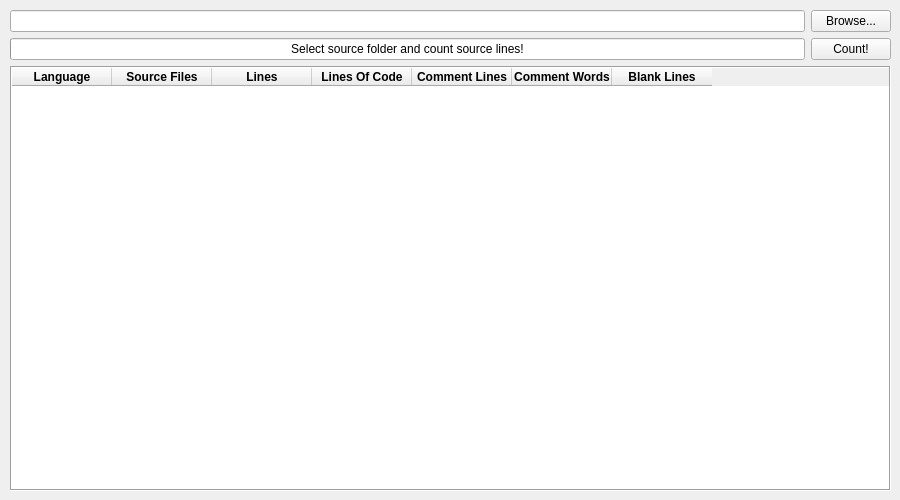
<?xml version="1.0" encoding="UTF-8"?>
<ui version="4.0">
 <class>MainWindow</class>
 <widget class="QMainWindow" name="MainWindow">
  <property name="windowModality">
   <enum>Qt::NonModal</enum>
  </property>
  <property name="geometry">
   <rect>
    <x>0</x>
    <y>0</y>
    <width>900</width>
    <height>500</height>
   </rect>
  </property>
  <property name="sizePolicy">
   <sizepolicy hsizetype="Preferred" vsizetype="Preferred">
    <horstretch>0</horstretch>
    <verstretch>0</verstretch>
   </sizepolicy>
  </property>
  <property name="maximumSize">
   <size>
    <width>99999</width>
    <height>99999</height>
   </size>
  </property>
  <property name="windowTitle">
   <string>Code Metrics</string>
  </property>
  <property name="autoFillBackground">
   <bool>false</bool>
  </property>
  <property name="animated">
   <bool>true</bool>
  </property>
  <property name="documentMode">
   <bool>false</bool>
  </property>
  <widget class="QWidget" name="centralWidget">
   <property name="sizePolicy">
    <sizepolicy hsizetype="Preferred" vsizetype="Preferred">
     <horstretch>0</horstretch>
     <verstretch>0</verstretch>
    </sizepolicy>
   </property>
   <widget class="QWidget" name="verticalLayoutWidget">
    <property name="geometry">
     <rect>
      <x>0</x>
      <y>0</y>
      <width>901</width>
      <height>501</height>
     </rect>
    </property>
    <layout class="QVBoxLayout" name="verticalLayout">
     <property name="sizeConstraint">
      <enum>QLayout::SetNoConstraint</enum>
     </property>
     <property name="leftMargin">
      <number>10</number>
     </property>
     <property name="topMargin">
      <number>10</number>
     </property>
     <property name="rightMargin">
      <number>10</number>
     </property>
     <property name="bottomMargin">
      <number>10</number>
     </property>
     <item>
      <layout class="QGridLayout" name="gridLayout">
       <item row="1" column="0">
        <widget class="QProgressBar" name="progressBar">
         <property name="value">
          <number>0</number>
         </property>
         <property name="alignment">
          <set>Qt::AlignCenter</set>
         </property>
         <property name="format">
          <string>Select source folder and count source lines!</string>
         </property>
        </widget>
       </item>
       <item row="1" column="1">
        <widget class="QPushButton" name="countButton">
         <property name="sizePolicy">
          <sizepolicy hsizetype="Minimum" vsizetype="Minimum">
           <horstretch>0</horstretch>
           <verstretch>0</verstretch>
          </sizepolicy>
         </property>
         <property name="text">
          <string>Count!</string>
         </property>
         <property name="autoDefault">
          <bool>true</bool>
         </property>
         <property name="default">
          <bool>false</bool>
         </property>
         <property name="flat">
          <bool>false</bool>
         </property>
        </widget>
       </item>
       <item row="0" column="0">
        <widget class="QLineEdit" name="sourceCodeDirectoryLineEdit">
         <property name="text">
          <string/>
         </property>
        </widget>
       </item>
       <item row="0" column="1">
        <widget class="QPushButton" name="browseButton">
         <property name="sizePolicy">
          <sizepolicy hsizetype="Minimum" vsizetype="Minimum">
           <horstretch>0</horstretch>
           <verstretch>0</verstretch>
          </sizepolicy>
         </property>
         <property name="text">
          <string>Browse...</string>
         </property>
         <property name="autoDefault">
          <bool>true</bool>
         </property>
        </widget>
       </item>
      </layout>
     </item>
     <item>
      <widget class="QTableWidget" name="metricsTableWidget">
       <property name="sizePolicy">
        <sizepolicy hsizetype="Expanding" vsizetype="Expanding">
         <horstretch>0</horstretch>
         <verstretch>0</verstretch>
        </sizepolicy>
       </property>
       <property name="layoutDirection">
        <enum>Qt::LeftToRight</enum>
       </property>
       <property name="autoFillBackground">
        <bool>false</bool>
       </property>
       <property name="frameShape">
        <enum>QFrame::Box</enum>
       </property>
       <property name="frameShadow">
        <enum>QFrame::Sunken</enum>
       </property>
       <property name="sizeAdjustPolicy">
        <enum>QAbstractScrollArea::AdjustIgnored</enum>
       </property>
       <property name="editTriggers">
        <set>QAbstractItemView::NoEditTriggers</set>
       </property>
       <property name="tabKeyNavigation">
        <bool>false</bool>
       </property>
       <property name="showDropIndicator" stdset="0">
        <bool>false</bool>
       </property>
       <property name="dragDropOverwriteMode">
        <bool>false</bool>
       </property>
       <property name="alternatingRowColors">
        <bool>false</bool>
       </property>
       <property name="selectionMode">
        <enum>QAbstractItemView::NoSelection</enum>
       </property>
       <property name="selectionBehavior">
        <enum>QAbstractItemView::SelectRows</enum>
       </property>
       <property name="textElideMode">
        <enum>Qt::ElideRight</enum>
       </property>
       <property name="showGrid">
        <bool>true</bool>
       </property>
       <property name="gridStyle">
        <enum>Qt::SolidLine</enum>
       </property>
       <property name="sortingEnabled">
        <bool>false</bool>
       </property>
       <property name="wordWrap">
        <bool>false</bool>
       </property>
       <property name="cornerButtonEnabled">
        <bool>true</bool>
       </property>
       <attribute name="horizontalHeaderVisible">
        <bool>true</bool>
       </attribute>
       <attribute name="horizontalHeaderCascadingSectionResizes">
        <bool>false</bool>
       </attribute>
       <attribute name="horizontalHeaderHighlightSections">
        <bool>false</bool>
       </attribute>
       <attribute name="horizontalHeaderShowSortIndicator" stdset="0">
        <bool>true</bool>
       </attribute>
       <attribute name="horizontalHeaderStretchLastSection">
        <bool>false</bool>
       </attribute>
       <attribute name="verticalHeaderVisible">
        <bool>false</bool>
       </attribute>
       <attribute name="verticalHeaderCascadingSectionResizes">
        <bool>false</bool>
       </attribute>
       <attribute name="verticalHeaderHighlightSections">
        <bool>false</bool>
       </attribute>
       <column>
        <property name="text">
         <string>Language</string>
        </property>
        <property name="toolTip">
         <string comment="8888888888" extracomment="8888888888888888888888888"/>
        </property>
        <property name="whatsThis">
         <string extracomment="uhhuhu"/>
        </property>
        <property name="font">
         <font>
          <weight>75</weight>
          <bold>true</bold>
         </font>
        </property>
        <property name="background">
         <color>
          <red>255</red>
          <green>255</green>
          <blue>255</blue>
         </color>
        </property>
       </column>
       <column>
        <property name="text">
         <string>Source Files</string>
        </property>
        <property name="font">
         <font>
          <weight>75</weight>
          <bold>true</bold>
         </font>
        </property>
       </column>
       <column>
        <property name="text">
         <string>Lines</string>
        </property>
        <property name="font">
         <font>
          <weight>75</weight>
          <bold>true</bold>
         </font>
        </property>
       </column>
       <column>
        <property name="text">
         <string>Lines Of Code</string>
        </property>
        <property name="font">
         <font>
          <weight>75</weight>
          <bold>true</bold>
         </font>
        </property>
       </column>
       <column>
        <property name="text">
         <string>Comment Lines</string>
        </property>
        <property name="font">
         <font>
          <weight>75</weight>
          <bold>true</bold>
         </font>
        </property>
       </column>
       <column>
        <property name="text">
         <string>Comment Words</string>
        </property>
        <property name="font">
         <font>
          <weight>75</weight>
          <bold>true</bold>
         </font>
        </property>
       </column>
       <column>
        <property name="text">
         <string>Blank Lines</string>
        </property>
        <property name="font">
         <font>
          <weight>75</weight>
          <bold>true</bold>
         </font>
        </property>
       </column>
      </widget>
     </item>
    </layout>
   </widget>
  </widget>
 </widget>
 <layoutdefault spacing="6" margin="11"/>
 <resources/>
 <connections/>
</ui>
